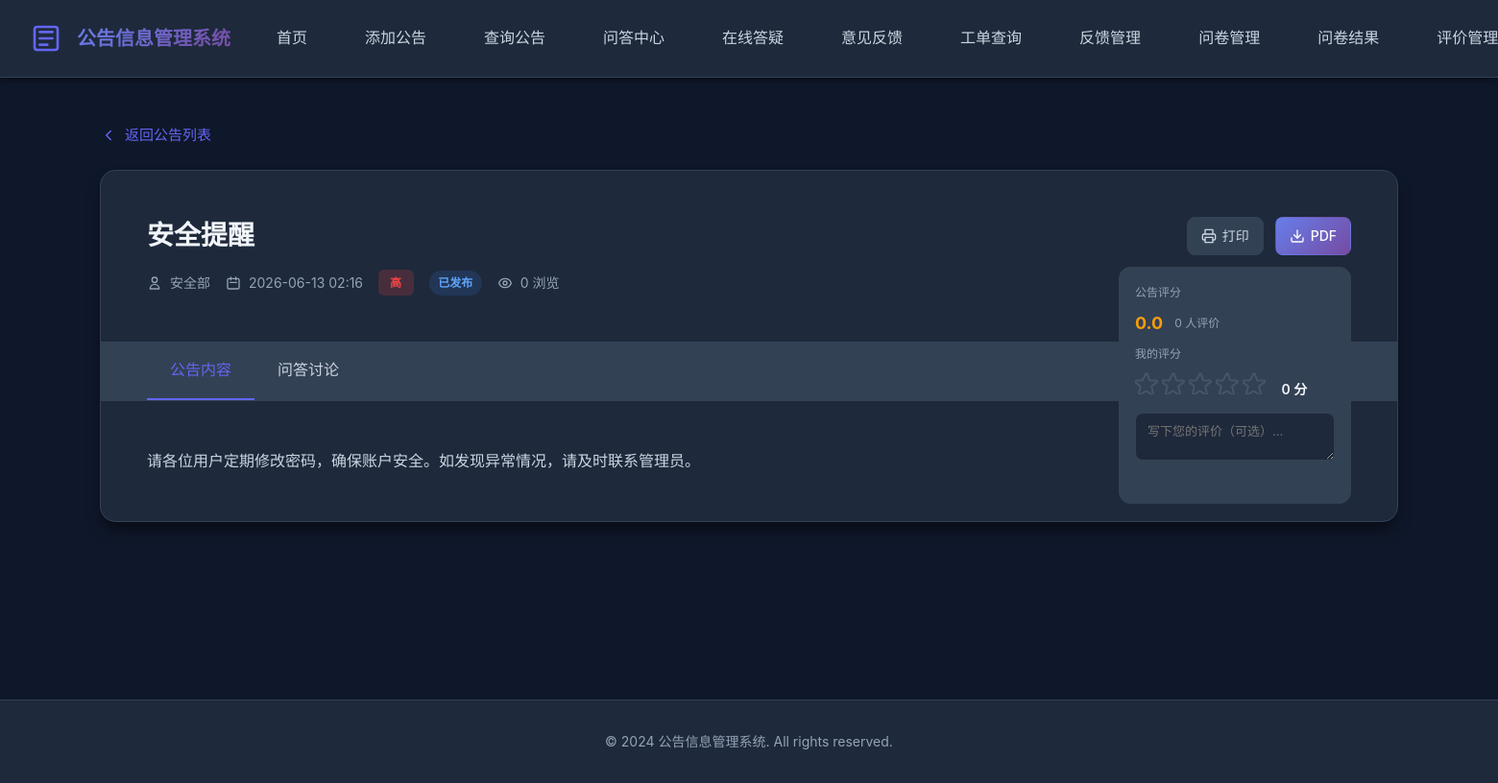
The app's page /notice_detail.php?id=4 with its own data.
### tables this page shows
CREATE TABLE IF NOT EXISTS notices (
    id INT AUTO_INCREMENT PRIMARY KEY,
    title VARCHAR(255) NOT NULL COMMENT '公告标题',
    content TEXT NOT NULL COMMENT '公告内容',
    author VARCHAR(100) NOT NULL COMMENT '发布人',
    category VARCHAR(100) DEFAULT '' COMMENT '公告分类',
    publish_date DATETIME DEFAULT CURRENT_TIMESTAMP COMMENT '发布时间',
    update_date DATETIME DEFAULT CURRENT_TIMESTAMP ON UPDATE CURRENT_TIMESTAMP COMMENT '更新时间',
    status ENUM('published', 'draft') DEFAULT 'published' COMMENT '状态',
    survey_id INT DEFAULT NULL COMMENT '关联问卷ID',
    priority ENUM('high', 'medium', 'low') DEFAULT 'medium' COMMENT '优先级',
    views INT DEFAULT 0 COMMENT '浏览次数',
    INDEX idx_publish_date (publish_date),
    INDEX idx_status (status),
    INDEX idx_category (category),
    INDEX idx_survey_id (survey_id)
);

### www/notice_detail.php (the view, shortened to what this page needs)
<?php
$notice_id = isset($_GET['id']) ? intval($_GET['id']) : 0;
$conn = getConnection();
$stmt = $conn->prepare("SELECT * FROM notices WHERE id = ?");
$stmt->bind_param("i", $notice_id);
$stmt->execute();
$notice = $stmt->get_result()->fetch_assoc();
$priority_class = 'priority-' . $notice['priority'];
$priority_text = ['high' => '高', 'medium' => '中', 'low' => '低'][$notice['priority']];
$status_text = ['published' => '已发布', 'draft' => '草稿'][$notice['status']];
?>
<!DOCTYPE html>
<html lang="zh-CN">
<head>
    <link rel="stylesheet" href="style.css">
</head>
<body>
    <nav class="navbar">
        <div class="container">
            <div class="nav-brand">
                <h1>公告信息管理系统</h1>
            </div>
            <ul class="nav-menu">
                <li><a href="index.php">首页</a></li>
                <li><a href="add_notice.php">添加公告</a></li>
                <li><a href="search_notice.php">查询公告</a></li>
                <li><a href="qa_center.php">问答中心</a></li>
                <li><a href="chat.php">在线答疑</a></li>
                <li><a href="feedback.php">意见反馈</a></li>
                <li><a href="feedback_query.php">工单查询</a></li>
                <li><a href="feedback_admin.php">反馈管理</a></li>
                <li><a href="survey_admin.php">问卷管理</a></li>
                <li><a href="survey_results.php">问卷结果</a></li>
                <li><a href="rating_admin.php">评价管理</a></li>
            </ul>
        </div>
    </nav>
    <div class="container">
        <div class="main-content">
            <a href="search_notice.php" class="back-link">
                <svg viewBox="0 0 24 24" fill="none" xmlns="http://www.w3.org/2000/svg">
                    <path d="M15 18L9 12L15 6" stroke="currentColor" stroke-width="2" stroke-linecap="round" stroke-linejoin="round"/>
                </svg>
                返回公告列表
            </a>
            <div class="detail-container">
                <div class="detail-header">
                    <div class="detail-actions">
                        <div class="detail-actions-btns">
                            <a href="print_preview.php?notice_id=<?php echo $notice_id; ?>" target="_blank" class="detail-action-btn" title="打印预览">
                                <span>打印</span>
                            </a>
                            <a href="print_preview.php?notice_id=<?php echo $notice_id; ?>" target="_blank" class="detail-action-btn primary" title="下载PDF">
                                <span>PDF</span>
                            </a>
                        </div>
                        <div class="rating-widget" id="ratingWidget">
                            <div class="rating-title">公告评分</div>
                            <div class="rating-agg">
                                <span class="rating-agg-score" id="ratingAggScore">0.0</span>
                                <span class="rating-agg-count" id="ratingAggCount">0 人评价</span>
                            </div>
                            <div class="rating-title">我的评分</div>
                            <div>
                                <div class="rating-stars" id="ratingStars">
                                    <div class="rating-star" data-value="1"></div>
                                    <div class="rating-star" data-value="2"></div>
                                    <div class="rating-star" data-value="3"></div>
                                    <div class="rating-star" data-value="4"></div>
                                    <div class="rating-star" data-value="5"></div>
                                </div>
                                <span class="rating-score" id="ratingScoreDisplay">0 分</span>
                            </div>
                            <div class="rating-comment">
                                <textarea id="ratingComment" placeholder="写下您的评价（可选）..."></textarea>
                                <div class="rating-save-hint" id="ratingSaveHint"></div>
                            </div>
                        </div>
                    </div>
                    <h1><?php echo htmlspecialchars($notice['title']); ?></h1>
                    <div class="detail-meta">
                        <span class="detail-meta-item">
                            <?php echo htmlspecialchars($notice['author']); ?>
                        </span>
                        <span class="detail-meta-item">
                            <svg viewBox="0 0 24 24" fill="none" xmlns="http://www.w3.org/2000/svg">
                                <path d="M8 7V3M16 7V3M7 11H17M5 21H19C20.1046 21 21 20.1046 21 19V7C21 5.89543 20.1046 5 19 5H5C3.89543 5 3 5.89543 3 7V19C3 20.1046 3.89543 21 5 21Z" stroke="currentColor" stroke-width="2" stroke-linecap="round" stroke-linejoin="round"/>
                            </svg>
                            <?php echo date('Y-m-d H:i', strtotime($notice['publish_date'])); ?>
                        </span>
                        <span class="priority-badge <?php echo $priority_class; ?>"><?php echo $priority_text; ?></span>
                        <span class="qa-status-badge status-<?php echo $notice['status']; ?>"><?php echo $status_text; ?></span>
                        <span class="detail-meta-item">
                            <?php echo $notice['views']; ?> 浏览
                        </span>
                    </div>
                </div>
                <div class="tabs">
                    <div class="tab-item active" data-tab="content">公告内容</div>
                    <div class="tab-item" data-tab="qa">问答讨论</div>
                </div>
                <div class="tab-content active" id="tab-content">
                    <div class="detail-body">
                        <?php echo nl2br(htmlspecialchars($notice['content'])); ?>
                    </div>
                </div>
            </div>
        </div>
    </div>
    <footer class="footer">
        <div class="container">
            <p>&copy; 2024 公告信息管理系统. All rights reserved.</p>
        </div>
    </footer>
</body>
</html>

### www/style.css (style rules this page uses)
* { margin: 0; padding: 0; box-sizing: border-box; }
:root { --primary-color: #6366f1; --primary-dark: #4f46e5; --primary-light: #818cf8; --secondary-color: #8b5cf6; --accent-color: #ec4899; --success-color: #10b981; --warning-color: #f59e0b; --error-color: #ef4444; --info-color: #3b82f6; --priority-high: #ef4444; --priority-medium: #f59e0b; --priority-low: #10b981; --bg-primary: #0f172a; --bg-secondary: #1e293b; --bg-tertiary: #334155; --text-primary: #f1f5f9; --text-secondary: #cbd5e1; --text-muted: #94a3b8; --border-color: #334155; --gradient-primary: linear-gradient(135deg, #667eea 0%, #764ba2 100%); --gradient-secondary: linear-gradient(135deg, #f093fb 0%, #f5576c 100%); --gradient-accent: linear-gradient(135deg, #4facfe 0%, #00f2fe 100%); --shadow-sm: 0 1px 2px 0 rgba(0, 0, 0, 0.3); --shadow-md: 0 4px 6px -1px rgba(0, 0, 0, 0.4); --shadow-lg: 0 10px 15px -3px rgba(0, 0, 0, 0.5); --shadow-xl: 0 20px 25px -5px rgba(0, 0, 0, 0.6); --radius-sm: 0.375rem; --radius-md: 0.5rem; --radius-lg: 0.75rem; --radius-xl: 1rem; --spacing-xs: 0.5rem; --spacing-sm: 0.75rem; --spacing-md: 1rem; --spacing-lg: 1.5rem; --spacing-xl: 2rem; --spacing-2xl: 3rem; }
body { font-family: 'Noto Sans SC', -apple-system, BlinkMacSystemFont, 'Segoe UI', Roboto, 'Helvetica Neue', Arial, sans-serif; background: var(--bg-primary); color: var(--text-primary); line-height: 1.6; min-height: 100vh; }
.container { max-width: 1400px; margin: 0 auto; padding: 0 var(--spacing-lg); }
.navbar { background: var(--bg-secondary); padding: var(--spacing-lg) 0; box-shadow: var(--shadow-md); position: sticky; top: 0; z-index: 100; backdrop-filter: blur(10px); border-bottom: 1px solid var(--border-color); width: 100%; }
.navbar .container { max-width: 100%; width: 100%; padding: 0 var(--spacing-xl); display: flex; justify-content: space-between; align-items: center; gap: var(--spacing-lg); }
.nav-brand { display: flex; align-items: center; gap: var(--spacing-md); flex-shrink: 0; }
.logo-icon { width: 32px; height: 32px; color: var(--primary-color); flex-shrink: 0; }
.nav-brand h1 { font-size: 1.25rem; font-weight: 700; background: var(--gradient-primary); -webkit-background-clip: text; -webkit-text-fill-color: transparent; background-clip: text; white-space: nowrap; }
.nav-menu { display: flex; list-style: none; gap: var(--spacing-sm); flex-shrink: 0; }
.nav-menu a { color: var(--text-secondary); text-decoration: none; padding: var(--spacing-sm) var(--spacing-lg); border-radius: var(--radius-md); transition: all 0.3s ease; font-weight: 500; }
.main-content { padding: var(--spacing-2xl) 0; min-height: calc(100vh - 200px); }
.priority-badge { padding: 0.25rem 0.75rem; border-radius: var(--radius-sm); font-size: 0.75rem; font-weight: 600; text-transform: uppercase; letter-spacing: 0.5px; }
.priority-badge.priority-high { background: rgba(239, 68, 68, 0.2); color: var(--priority-high); }
.footer { background: var(--bg-secondary); border-top: 1px solid var(--border-color); padding: var(--spacing-xl) 0; text-align: center; margin-top: var(--spacing-2xl); width: 100%; }
.footer .container { max-width: 100%; width: 100%; }
.footer p { color: var(--text-muted); font-size: 0.875rem; }
.qa-status-badge { display: inline-flex; align-items: center; padding: 0.2rem 0.6rem; border-radius: 999px; font-size: 0.75rem; font-weight: 600; flex-shrink: 0; }
.qa-status-badge.status-published { background: rgba(59, 130, 246, 0.15); color: #60a5fa; }

### records on screen
notices: title "安全提醒", author "安全部", publish_date "2026-06-13 02:16", priority "高", status "已发布", views "0", content "请各位用户定期修改密码，确保账户安全。如发现异常情况，请及时联系管理员。"
